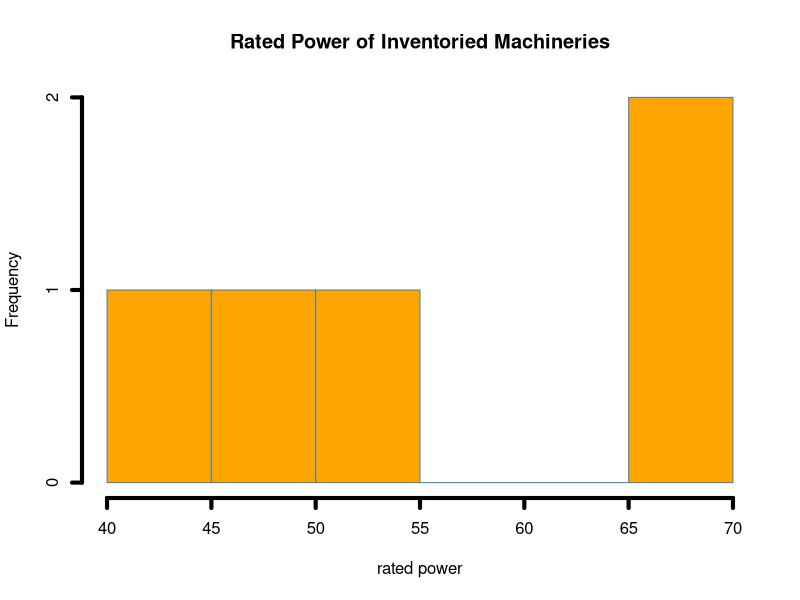

This figure's R source:
## ---- chunk 1
knitr::opts_chunk$set(echo = TRUE)
## ---- chunk 2

num <- c(7, 11, 17, 27, 1)
print(num)

## ---- chunk 3

fruit <- c("mango", "banana", "star apple", "persimmon", "cantaloupe")
print(fruit)

## ---- chunk 4

num[3]

## ---- chunk 5

fruit[1:3]

## ---- chunk 6

inventory <- data.frame(
  fund_source = c("Region I", "Region II", "Region XI", "DA-OSEC", "PHilMech"),
  rated_power = c(70, 42, 50, 55, 70),
  supplier = c("YANMAR", "ADAMCO", "FORD TRACT", "AGRIMACH", "INA")
  )

print(inventory)

## ---- chunk 7

inventory$fund_source <- as.factor(inventory$fund_source)

## ---- chunk 8

# Approach 1:
str(inventory)

# Approach 2:
class(inventory$fund_source)

## ---- chunk 9

mean(inventory$rated_power)

## ---- chunk 10

inventory$year_funded <- c(2022, 2013, 2022, 2010, 2021)

## ---- chunk 11

names(inventory)
head(inventory)
View(inventory)

## ---- chunk 12

hist(inventory$rated_power,
     main = "Rated Power of Inventoried Machineries",
     xlab = "rated power", 
     col = "orange", 
     border = "steelblue", 
     lwd = 4)

## ---- chunk 13

temp <- 20

if(temp > 30){
  print("It's hot!")
} else if (temp >= 20 & temp <= 30){
  print("It's warm.")
} else {
  print("It's cold.")
}

## ---- chunk 14

for (i in 1:5){
  
  print(i)
  
}
## ---- chunk 15

x <- 0
i <- 1

while (i < 11){
  
  x <- x + 1
  print(x)
  
  i <- i + 1
  
}
## ---- chunk 16

Number_days <- function(number_months){
  
  Total_days <- number_months * 30
  
  return(Total_days)
  
}
## ---- chunk 17

Number_days(10)

